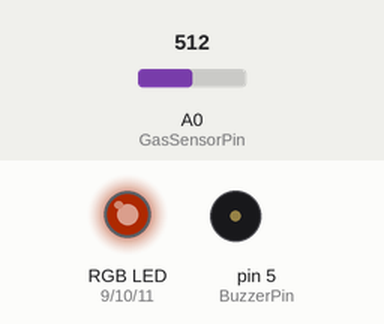
This sketch was run on a simulated Arduino Uno, built with avr-gcc and run on an emulated ATmega328P. On the bench: an RGB LED mixed from three pins (HIGH = lit), buzzer (waves = sounding). Inputs (shaded band) come from the test bench; at power-on: A0 (GasSensorPin) = 512. Dim RGB values are drawn brighter than linear.

Above: at 1.2 s.
1.3 s: A0 (GasSensorPin) set to 731
4.3 s: A0 (GasSensorPin) set to 766
At 4.8 s:
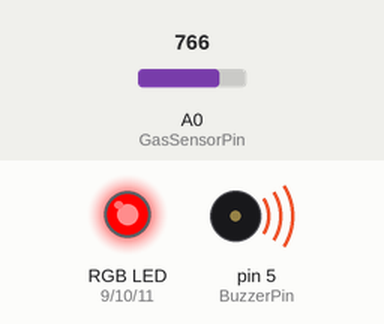
5.8 s: A0 (GasSensorPin) set to 390
At 5.97 s:
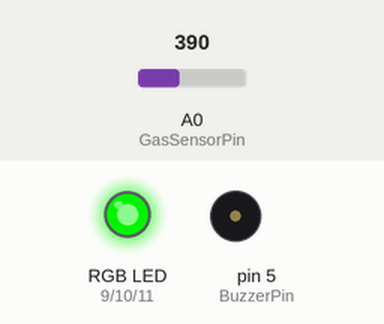
8.8 s: A0 (GasSensorPin) set to 165
11.8 s: A0 (GasSensorPin) set to 137
At 12.02 s:
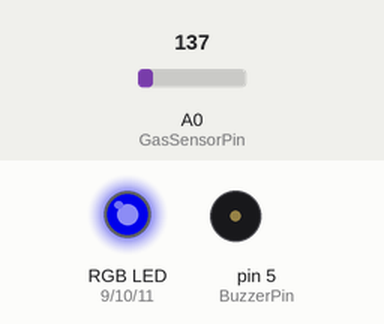
Timing chart, 0 to 18.8 s (numbered marks = the images above; inputs shaded):
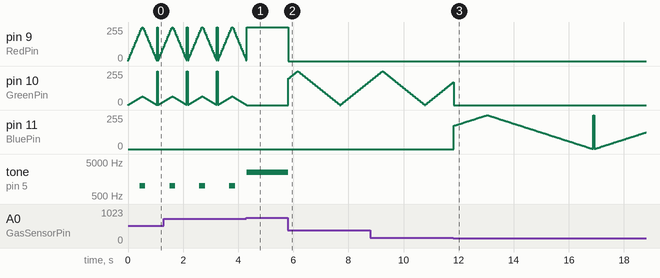

The sketch:

10_GasSystemCathode.ino
```cpp
/*
 * Author: Iwan
 * Project: 10 Gas System Dynamic Cathode
 * Learning Objective: Implement a Tactical User Interface where "Breathing"
 * speed and color indicate the atmospheric hazard level.
 */

/*
 * +--------------------------------------------------------------+
 * |                HARDWARE CONNECTION DIAGRAM                   |
 * +-----------------------+------------------+-------------------+
 * |   COMPONENT           |   ARDUINO PIN    |      NOTES        |
 * +-----------------------+------------------+-------------------+
 * |   Mq2 Vcc             |   5V             |  Power Rail       |
 * |   Mq2 Gnd             |   GND            |  Ground Rail      |
 * |   Mq2 Ao (Analog Out) |   A0             |  Analog Input     |
 * |   RGB Cathode (Long)  |   GND            |  Common Negative  |
 * |   Red Anode Pin       |   D9 (PWM)       |  Pin with ~ mark  |
 * |   Green Anode Pin     |   D10 (PWM)      |  Pin with ~ mark  |
 * |   Blue Anode Pin      |   D11 (PWM)      |  Pin with ~ mark  |
 * |   Buzzer (+) or (S)   |   D5 (PWM)       |  Component or Mod |
 * +-----------------------+------------------+-------------------+
 */

// --- Preprocessor Directives (#define) ---
#define GasSensorPin A0  // Analog input from MQ-2
#define RedPin 9         // Red channel PWM
#define GreenPin 10      // Green channel PWM
#define BluePin 11       // Blue channel PWM
#define BuzzerPin 5      // Alert output

// --- Threshold Definitions ---
#define LowThreshold 150     // Threshold for Standby to Safe
#define WarningThreshold 400 // Threshold for Safe to Warning
#define DangerThreshold 750  // Threshold for Emergency

// --- Variable Definitions ---
int GasValue = 0;        // Variable to store raw sensor data
int Brightness = 0;      // Current intensity of the LED (0-255)
int FadeAmount = 5;      // Speed of the pulse (Changed dynamically)

void setup() {
  // Set all control pins as outputs
  pinMode(RedPin, OUTPUT);
  pinMode(GreenPin, OUTPUT);
  pinMode(BluePin, OUTPUT);
  pinMode(BuzzerPin, OUTPUT);
}

void loop() {
  // 1. Read the gas concentration (0 to 1023)
  GasValue = analogRead(GasSensorPin);

  // 2. Breathing Engine: Adjust the brightness pulse
  Brightness = Brightness + FadeAmount;

  // Reverse the fade direction at the limits
  if (Brightness <= 0 || Brightness >= 255) {
    FadeAmount = -FadeAmount;
  }

  // --- 3. DYNAMIC INTERFACE LOGIC ---

  // LEVEL 4: DANGER (High concentration)
  if (GasValue >= DangerThreshold) {
    analogWrite(RedPin, 255);    // Solid Red (No pulse for maximum urgency)
    analogWrite(GreenPin, 0);    // Green OFF
    analogWrite(BluePin, 0);     // Blue OFF
    tone(BuzzerPin, 2500);       // High-pitched continuous emergency tone
  }

  // LEVEL 3: WARNING (Moderate concentration)
  else if (GasValue >= WarningThreshold) {
    // Increase speed: FadeAmount is 15 (Fast pulse)
    FadeAmount = (FadeAmount > 0) ? 15 : -15;

    analogWrite(RedPin, Brightness);       // Red pulses fast
    analogWrite(GreenPin, Brightness / 4); // Green pulses dimmer for Orange
    analogWrite(BluePin, 0);               // Blue OFF

    // Sync intermittent beep with the peak of the pulse
    if(Brightness > 200) tone(BuzzerPin, 1000);
    else noTone(BuzzerPin);
  }

  // LEVEL 2: SAFE (Low concentration)
  else if (GasValue >= LowThreshold) {
    // Normal speed: FadeAmount is 5 (Moderate pulse)
    FadeAmount = (FadeAmount > 0) ? 5 : -5;

    analogWrite(RedPin, 0);             // Red OFF
    analogWrite(GreenPin, Brightness);  // Green pulses normally
    analogWrite(BluePin, 0);            // Blue OFF
    noTone(BuzzerPin);                  // No sound in safe state
  }

  // LEVEL 1: STANDBY (Clean air/Calibration)
  else {
    // Slow speed: FadeAmount is 2 (Languid pulse)
    FadeAmount = (FadeAmount > 0) ? 2 : -2;

    analogWrite(RedPin, 0);             // Red OFF
    analogWrite(GreenPin, 0);           // Green OFF
    analogWrite(BluePin, Brightness);   // Blue pulses slowly
    noTone(BuzzerPin);                  // System is calm
  }

  // Time between steps (Controls the smoothness of the PWM)
  delay(30);
}
```

Measured:
- the behaviour switches between 749 and 750 on A0 (GasSensorPin) (found by bisection; images 0 and 1)
- the behaviour switches between 150 and 149 on A0 (GasSensorPin) (found by bisection; images 2 and 3)
- after the input at 4.3 s, pin 9 (RedPin): goes on until 4.3 s, then stays 255/255
- after the input at 5.8 s, pin 9 (RedPin): 255/255 → 0/255 at once; tone on pin 5 (BuzzerPin): 2500 Hz → silent at once
- by itself, pin 9 (RedPin): moves between 5/255 and 255/255, repeating every 1.1 s
- by itself, tone on pin 5 (BuzzerPin): alternates 1000 Hz for 0.21 s and silent for 0.87 s
